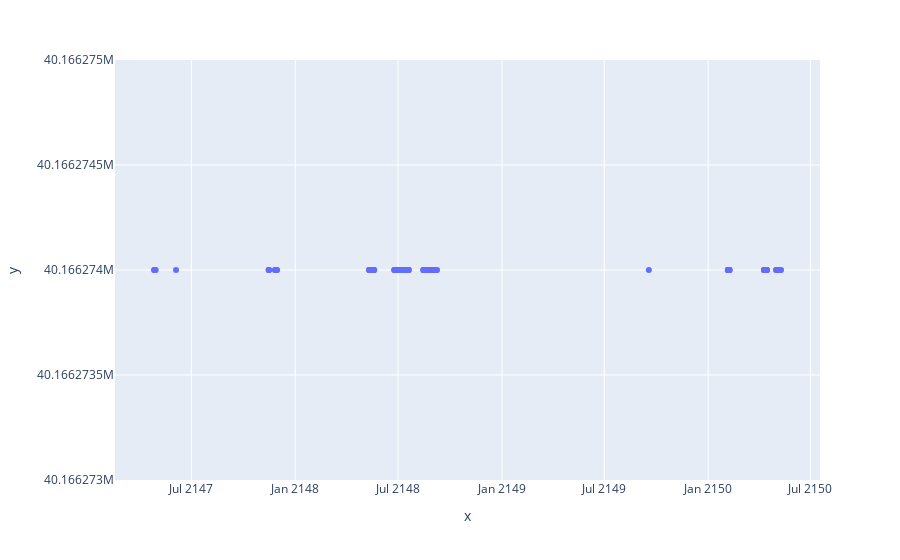

The code cell stored with this chart in its notebook:
### Code cell
a = tmp_df[tmp_df["drug_concept_id"] == 40166274]
fig = px.scatter(x=a["date"], y=a["drug_concept_id"])
fig.show()

### Figure 1 — Plotly figure (JSON) as saved in the notebook; plotly's stock layout.template omitted (floating-point values rounded to 4 significant figures; data arrays with more than 128 entries replaced by an {"elided": "..."} marker saying what was removed)
{"data": [{"hovertemplate": "x=%{x}<br>y=%{y}<extra></extra>", "legendgroup": "", "marker": {"color": "#636efa", "symbol": "circle"}, "mode": "markers", "name": "", "orientation": "v", "showlegend": false, "type": "scatter", "x": {"elided": "150 str values"}, "xaxis": "x", "y": {"elided": "150 int values"}, "yaxis": "y"}], "layout": {"legend": {"tracegroupgap": 0}, "margin": {"t": 60}, "xaxis": {"anchor": "y", "domain": [0, 1], "title": {"text": "x"}}, "yaxis": {"anchor": "x", "domain": [0, 1], "title": {"text": "y"}}}}
